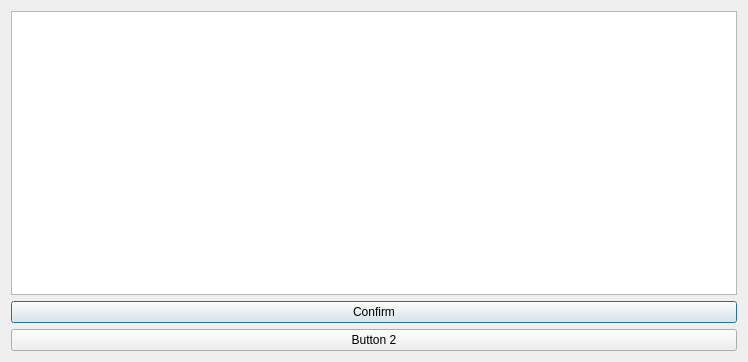
<?xml version="1.0" encoding="UTF-8"?>
<ui version="4.0">
 <class>CustomDialog</class>
 <widget class="QDialog" name="CustomDialog">
  <property name="geometry">
   <rect>
    <x>0</x>
    <y>0</y>
    <width>748</width>
    <height>362</height>
   </rect>
  </property>
  <property name="windowTitle">
   <string>Dialog</string>
  </property>
  <layout class="QVBoxLayout" name="verticalLayout">
   <item>
    <widget class="QTextEdit" name="textEdit"/>
   </item>
   <item>
    <widget class="QPushButton" name="pushButton">
     <property name="text">
      <string>Confirm</string>
     </property>
    </widget>
   </item>
   <item>
    <widget class="QPushButton" name="pushButton_2">
     <property name="text">
      <string>Button 2</string>
     </property>
    </widget>
   </item>
  </layout>
 </widget>
 <resources/>
 <connections/>
</ui>
